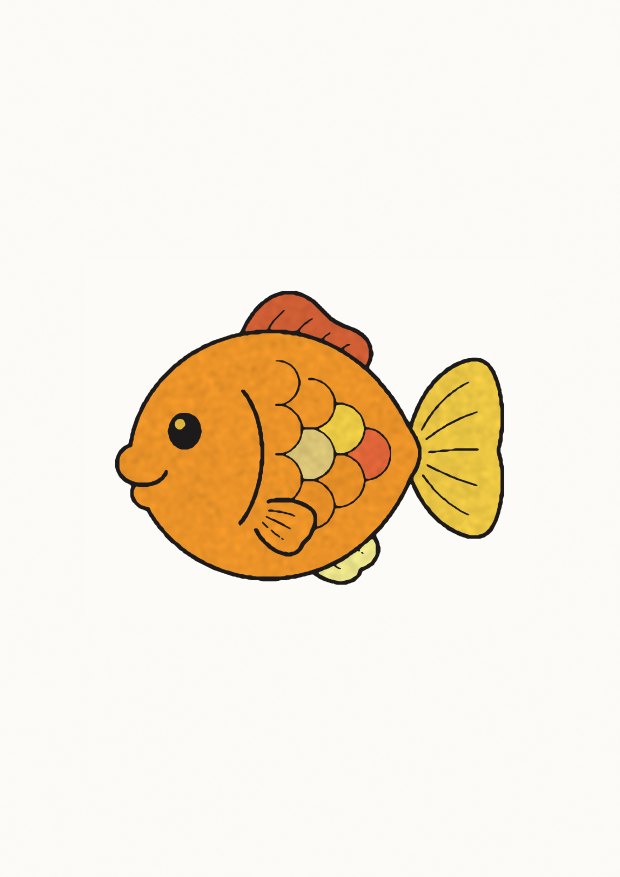
#> input picture sample-scans/aquarium/01_sakana_A_marusakana-1.jpg, 2480 x 3508 px (shown at 1/4 size)
$ python stretch-template.py ../sample-scans/aquarium/01_sakana_A_marusakana-1.jpg out.png
#> lines starting #> are read from the running program, lines starting #| are printed output that depends on the picture; after the words box and inside, x2 and y2 are one past the last pixel; in counts of white or black regions, pixels touching at a corner belong together
#!/usr/bin/env python3
"""台紙を縦（または横）に引き伸ばす。**形を離すためだけに使う。**

**なぜ要るのか** — 照合は外形の重なりしか見ず、回転も反転も全部試すので、
見分けの材料は「**長辺と短辺の比**」と「出っぱり」しかない。
比の近い台紙が2枚あると、絵の出来に関係なく見分けが落ちる。

比は**描き直さなくても変えられる**。クラゲも同じ理由で縦に伸ばしてある。
絵の印象は意外と変わらない（おばけは縦に伸ばすほどおばけらしくなる）。

**伸ばしたものが印刷する台紙になる。** 照合に使う形と、子どもが塗る紙が
違っていては意味がないので、元の絵のほうを刷ってはいけない。
元は `assets/templates/source/` に残す。

使い方:
    python3 tools/stretch-template.py <入力.png> <出力.png> --y 1.4
    python3 tools/stretch-template.py <入力.png> <出力.png> --x 1.3
"""
import argparse
from pathlib import Path

from PIL import Image

# これより明るければ白。伸ばすと線がぼけるので、二値に戻す境目
INK = 150


def main() -> None:
    ap = argparse.ArgumentParser()
    ap.add_argument('source', type=Path)
    ap.add_argument('output', type=Path)
    ap.add_argument('--x', type=float, default=1.0)
    ap.add_argument('--y', type=float, default=1.0)
    a = ap.parse_args()

    image = Image.open(a.source).convert('L')
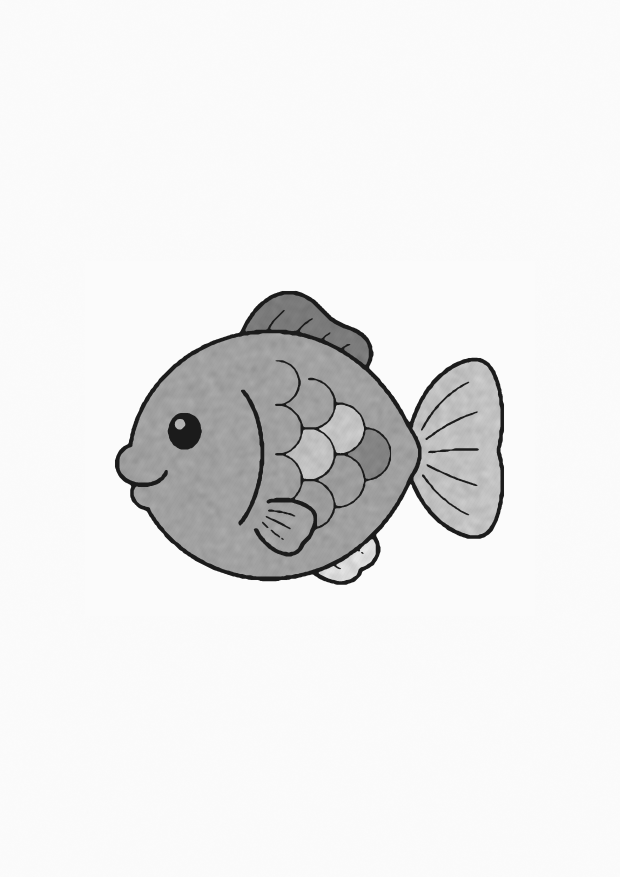
#> image: PIL image 2480x3508 L (shown at 1/4 size); min 14, max 255, mean 236.1
    w, h = image.size
#> w = 2480; h = 3508
    # 伸ばしてから二値に戻す。灰色の縁が残ると「線が薄い」と判定される
    tall = image.resize((round(w * a.x), round(h * a.y)), Image.LANCZOS)
    tall = tall.point(lambda v: 0 if v < INK else 255)
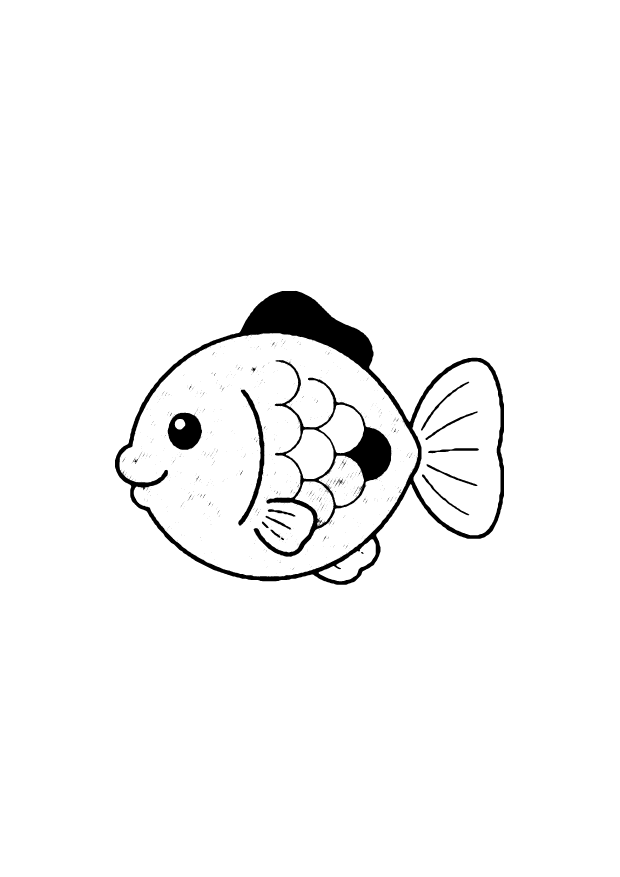
#> tall: PIL image 2480x3508 L (shown at 1/4 size); 97.2% white; 1294 black regions (1251 under 20 px), largest, box (x1, y1, x2, y2) and area: (460, 1163, 2016, 2339) 153965, (1014, 1440, 1566, 2228) 53912, (671, 1651, 808, 1799) 14415

    # 紙は正方形のまま。伸びたぶんだけ余白が減る
    side = max(w, h, tall.width, tall.height)
#> side = 3508
    sheet = Image.new('L', (side, side), 255)
#> sheet: PIL image 3508x3508 L; every value is 255
    sheet.paste(tall, ((side - tall.width) // 2, (side - tall.height) // 2))
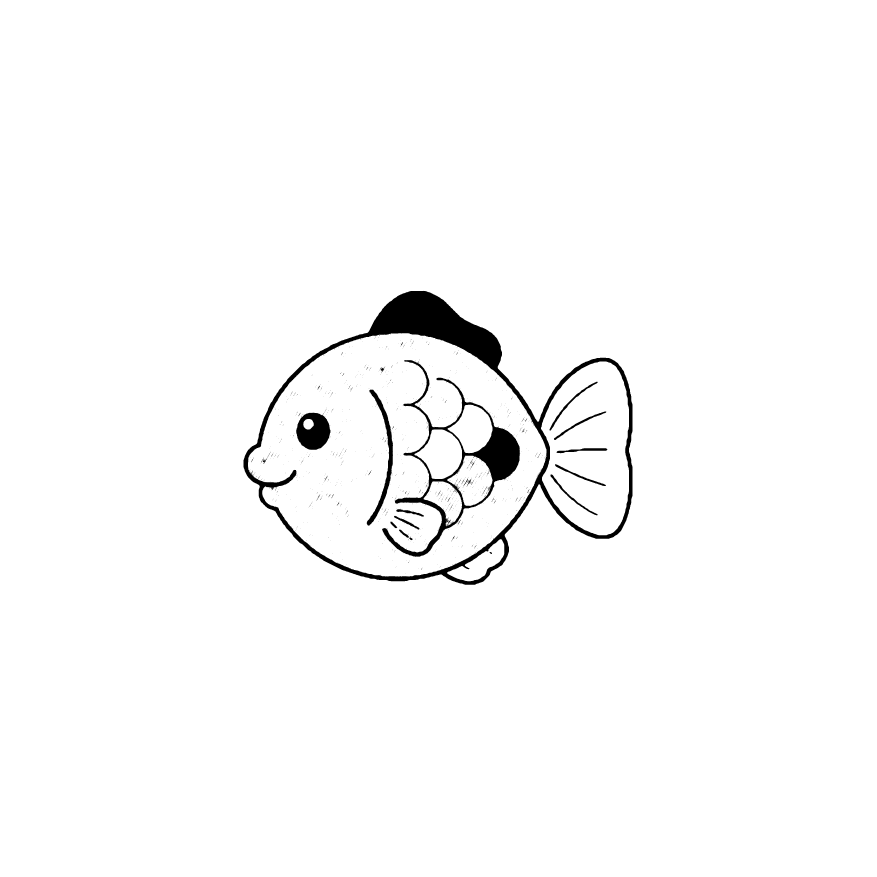
#> sheet: PIL image 3508x3508 L (shown at 1/4 size); 98% white; 1294 black regions (1251 under 20 px), largest, box (x1, y1, x2, y2) and area: (974, 1163, 2530, 2339) 153965, (1528, 1440, 2080, 2228) 53912, (1185, 1651, 1322, 1799) 14415
    a.output.parent.mkdir(parents=True, exist_ok=True)
    sheet.save(a.output)
    print(f'{a.source.name} {w}x{h} → {a.output.name} {side}x{side}（縦 {a.y} 倍・横 {a.x} 倍）')
#| 01_sakana_A_marusakana-1.jpg 2480x3508 → out.png 3508x3508（縦 1.0 倍・横 1.0 倍）


if __name__ == '__main__':
    main()

$ run again, on sample-scans/aquarium/04_iruka-1.jpg
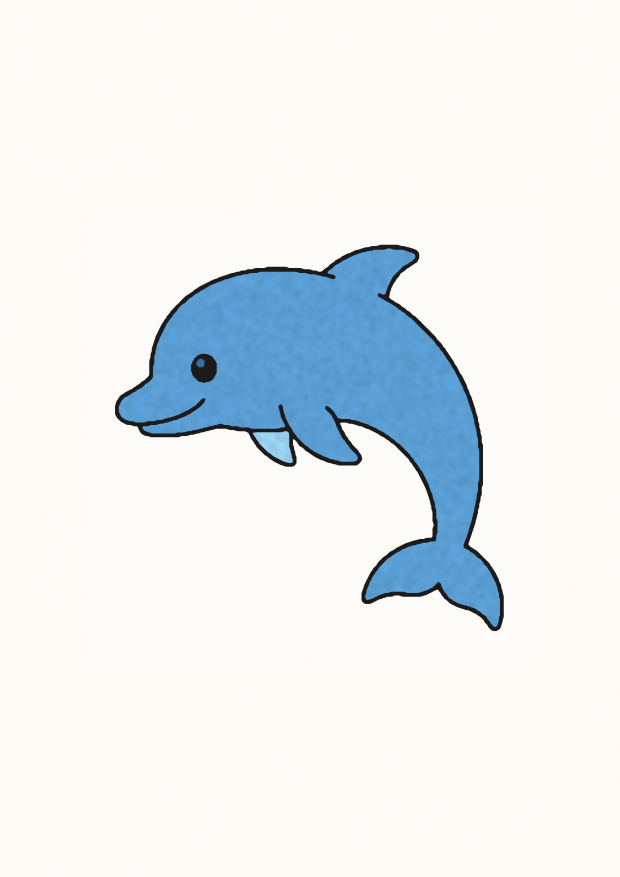
#> input picture sample-scans/aquarium/04_iruka-1.jpg, 2480 x 3508 px (shown at 1/4 size)
#> in main, `tall = tall.point(lambda v: 0 if v < INK else 255)`:
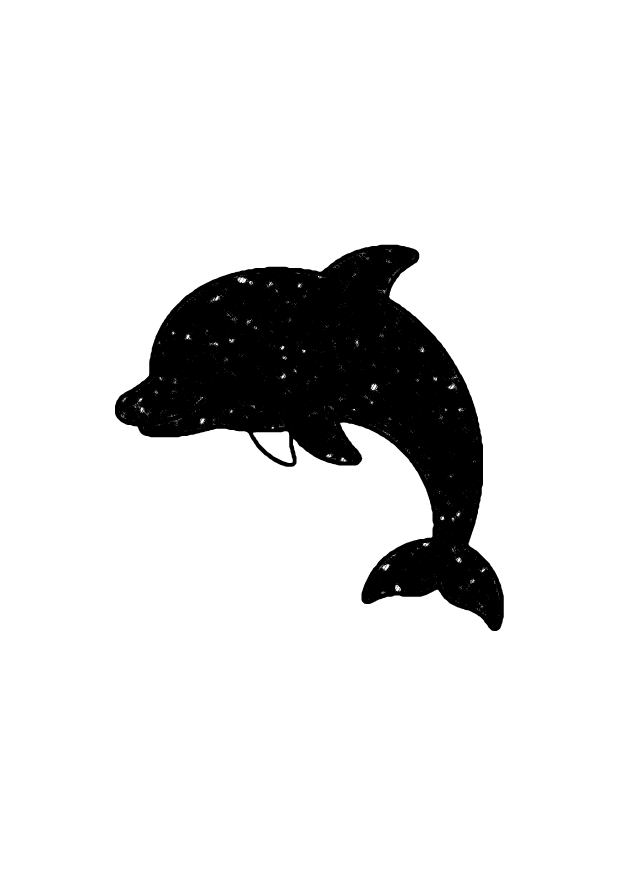
#> tall: PIL image 2480x3508 L (shown at 1/4 size); 88.4% white; 54 black regions (53 under 20 px), largest, box (x1, y1, x2, y2) and area: (460, 979, 2015, 2524) 1011997
#> in main, `sheet.paste(tall, ((side - tall.width) // 2, (side - tall.height) // 2))`:
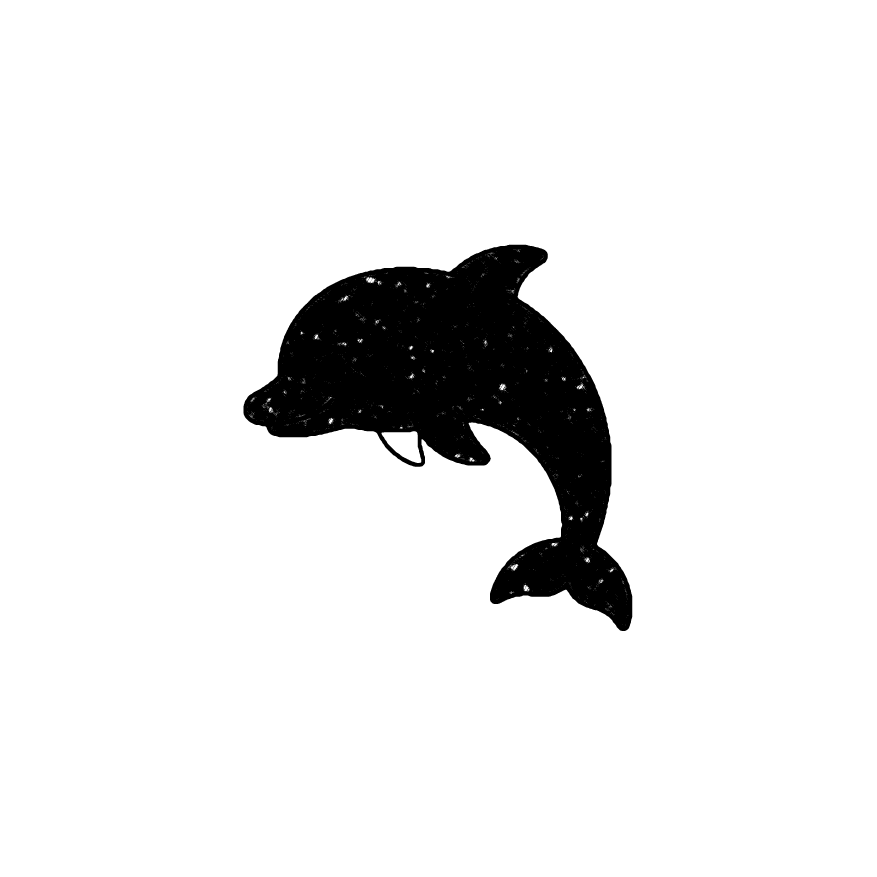
#> sheet: PIL image 3508x3508 L (shown at 1/4 size); 91.8% white; 54 black regions (53 under 20 px), largest, box (x1, y1, x2, y2) and area: (974, 979, 2529, 2524) 1011997
#| 04_iruka-1.jpg 2480x3508 → out.png 3508x3508（縦 1.0 倍・横 1.0 倍）
